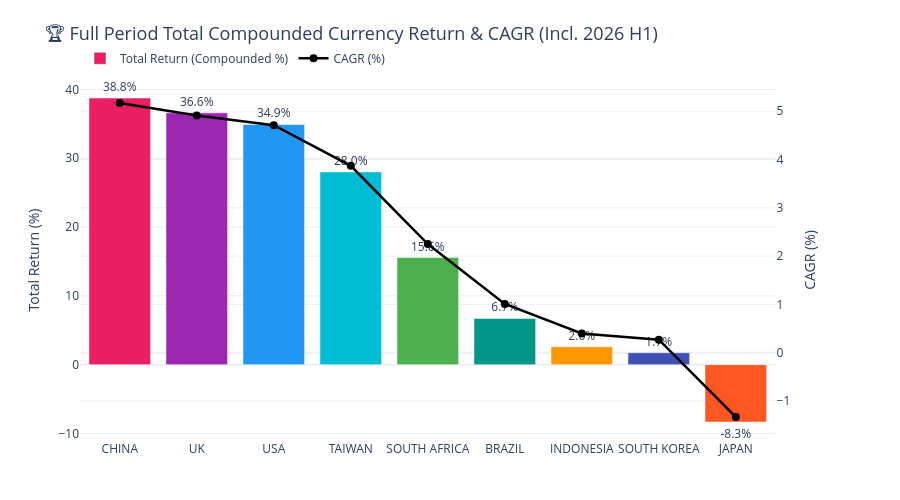

This figure's notebook cell:
### Code cell
import plotly.graph_objects as go
from plotly.subplots import make_subplots

# ── Graph 4: Total Return bar + CAGR line ──
total_sorted = total_df.sort_values('Total Net Return (%)', ascending=False)

fig = make_subplots(specs=[[{'secondary_y': True}]])

fig.add_trace(go.Bar(
    x=total_sorted['Country'],
    y=total_sorted['Total Net Return (%)'],
    name='Total Return (Compounded %)',  # Cleaned up '6Y' string
    marker_color=[COUNTRY_COLORS[c] for c in total_sorted['Country']],
    text=[f'{v:.1f}%' for v in total_sorted['Total Net Return (%)']],
    textposition='outside'
), secondary_y=False)

fig.add_trace(go.Scatter(
    x=total_sorted['Country'],
    y=total_sorted['CAGR (%)'],
    name='CAGR (%)',
    line=dict(color='black', width=2.5),
    mode='lines+markers',
    marker=dict(size=8)
), secondary_y=True)

fig.update_layout(
    title=dict(text='🏆 Full Period Total Compounded Currency Return & CAGR (Incl. 2026 H1)', font=dict(size=18)),
    height=500,
    plot_bgcolor='rgba(0,0,0,0)',
    yaxis=dict(gridcolor='#eee', title='Total Return (%)'),
    legend=dict(orientation='h', yanchor='bottom', y=1.02),
    margin=dict(t=80, b=60)
)
fig.update_yaxes(title_text='CAGR (%)', secondary_y=True)
fig.show()

### Figure 1 — Plotly figure (JSON) as saved in the notebook; plotly's stock layout.template omitted (floating-point values rounded to 4 significant figures)
{"data": [{"marker": {"color": ["#E91E63", "#9C27B0", "#2196F3", "#00BCD4", "#4CAF50", "#009688", "#FF9800", "#3F51B5", "#FF5722"]}, "name": "Total Return (Compounded %)", "text": ["38.8%", "36.6%", "34.9%", "28.0%", "15.6%", "6.7%", "2.6%", "1.7%", "-8.3%"], "textposition": "outside", "type": "bar", "x": ["CHINA", "UK", "USA", "TAIWAN", "SOUTH AFRICA", "BRAZIL", "INDONESIA", "SOUTH KOREA", "JAPAN"], "xaxis": "x", "y": [38.76, 36.6, 34.91, 28.02, 15.57, 6.73, 2.6, 1.74, -8.33], "yaxis": "y"}, {"line": {"color": "black", "width": 2.5}, "marker": {"size": 8}, "mode": "lines+markers", "name": "CAGR (%)", "type": "scatter", "x": ["CHINA", "UK", "USA", "TAIWAN", "SOUTH AFRICA", "BRAZIL", "INDONESIA", "SOUTH KOREA", "JAPAN"], "xaxis": "x", "y": [5.17, 4.91, 4.71, 3.87, 2.25, 1.01, 0.4, 0.27, -1.33], "yaxis": "y2"}], "layout": {"height": 500, "legend": {"orientation": "h", "y": 1.02, "yanchor": "bottom"}, "margin": {"b": 60, "t": 80}, "plot_bgcolor": "rgba(0,0,0,0)", "title": {"font": {"size": 18}, "text": "🏆 Full Period Total Compounded Currency Return & CAGR (Incl. 2026 H1)"}, "xaxis": {"anchor": "y", "domain": [0, 0.94]}, "yaxis": {"anchor": "x", "domain": [0, 1], "gridcolor": "#eee", "title": {"text": "Total Return (%)"}}, "yaxis2": {"anchor": "x", "overlaying": "y", "side": "right", "title": {"text": "CAGR (%)"}}}}
